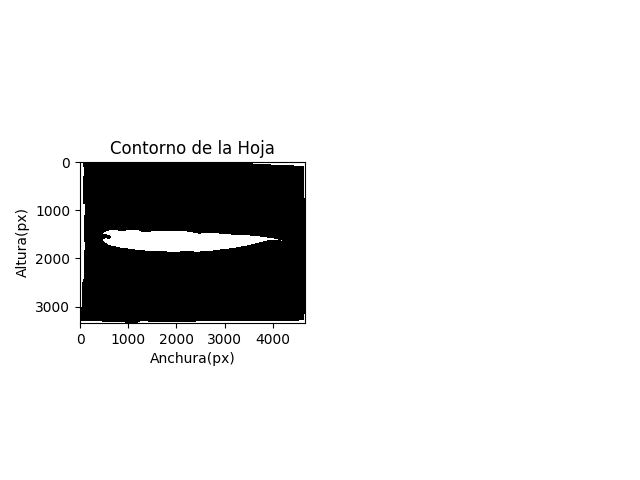
#> input picture contorno.png, 640 x 480 px; its folder holds only this picture in this run
$ python -i leaf.py   (imports and definitions only)
#> lines starting #> are read from the running program, lines starting #| are printed output that depends on the picture; after the words box and inside, x2 and y2 are one past the last pixel; in counts of white or black regions, pixels touching at a corner belong together
#> further down, picture is the input picture: shape (480, 640, 3); min 0, max 255, mean 225.8
import cv2
import numpy as np
import matplotlib.pyplot as plt
import os

def cerradura(bin_img, iterations):
    copy = bin_img.copy()
    kernel = np.ones((3,3), np.uint8)
    dilatacion = cv2.dilate(copy, kernel, iterations=iterations)
    erosion = cv2.erode(dilatacion, kernel, iterations=iterations)
    return erosion

def openning(bin_img, iterations):
    copy = bin_img.copy()
    kernel = np.ones((3,3), np.uint8)
    erosion = cv2.erode(copy, kernel, iterations=iterations)
    dilatacion = cv2.dilate(erosion, kernel, iterations=iterations)
    return dilatacion

def unsharp(image,K=0.6,blur_size=9):
#> called with K = 0.9, blur_size = 9
    smooth=cv2.GaussianBlur(image,(blur_size,blur_size),10)
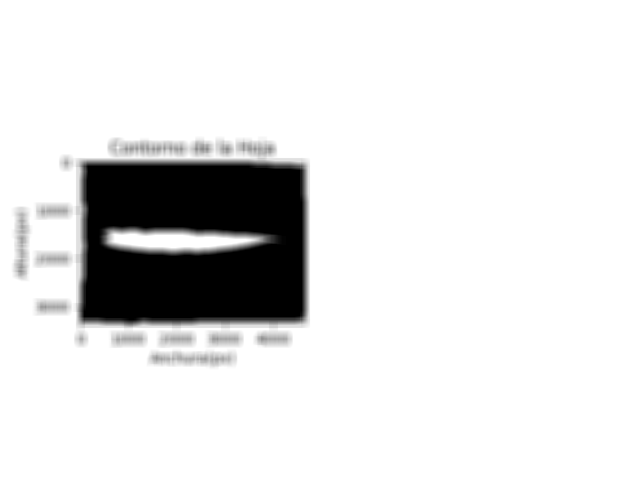
#> smooth: shape (480, 640, 3); min 0, max 255, mean 225.8
    g=cv2.addWeighted(image,1,smooth,-1,0)
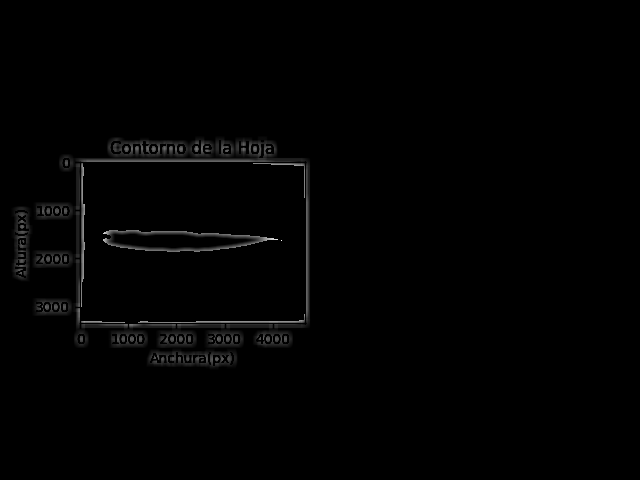
#> g: shape (480, 640, 3); min 0, max 248, mean 2.2
    return cv2.addWeighted(image,1,g,K,0) #sharp


def maxCountour(contornos):
    # Encontrar el contorno de mayor area
    area=0
    for cnt in contornos:
        t_area = cv2.contourArea(cnt)
        if (t_area > area):
            area = t_area
            cntMax = cnt
    return (area,cntMax)

def getArea(frame):
    frame=unsharp(frame,0.9)
    gray=cv2.cvtColor(frame,cv2.COLOR_BGR2GRAY)
    # Obtener el paper
    ret,tresh=cv2.threshold(gray,75,255,cv2.THRESH_BINARY)
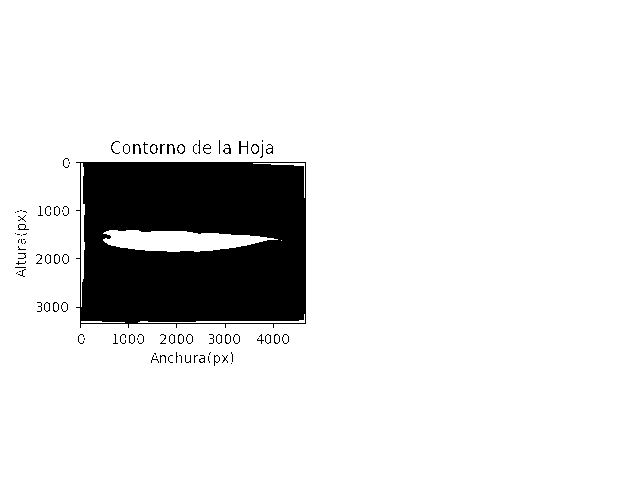
#> tresh: shape (480, 640); 88.7% white; 90 black regions (51 under 20 px), largest, box (x1, y1, x2, y2) and area: (76, 162, 306, 328) 33168, (239, 141, 248, 154) 45, (133, 144, 141, 154) 40
    opened=openning(tresh,6)
#> in openning, `erosion = cv2.erode(copy, kernel, iterations=iterations)`: erosion: shape (480, 640); 82.2% white; 1 black region, box (x1, y1, x2, y2) and area: (9, 134, 312, 372) 54799
#> in openning, `dilatacion = cv2.dilate(erosion, kernel, iterations=iterations)`:
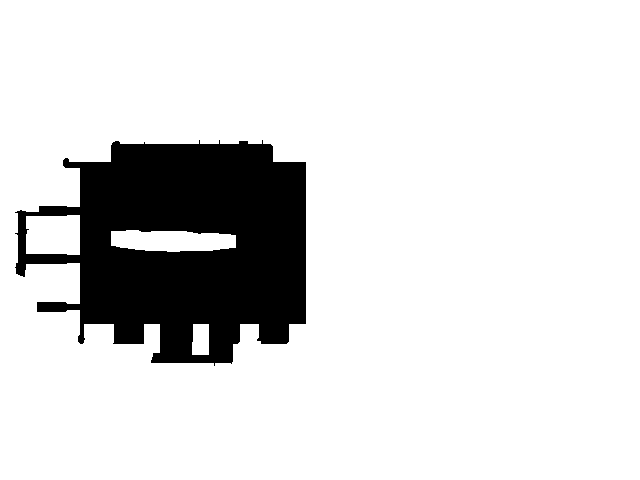
#> dilatacion: shape (480, 640); 85.9% white; 1 black region, box (x1, y1, x2, y2) and area: (15, 140, 306, 366) 43168

    # Obtener los contornos detectados en la imagen abierta
    contornos, jerarquia = cv2.findContours(opened, cv2.RETR_EXTERNAL, cv2.CHAIN_APPROX_SIMPLE)
#> contornos = [[[0, 0], [0, 479], [639, 479], [639, 0]]]; jerarquia = [[-1, -1, -1, -1]]

    areaPapel=0
    cntMax=None
    (areaPapel,cntMax)=maxCountour(contornos)
#> the loop in maxCountour, `for cnt in contornos:` made 1 pass
#> (t_area, area, cntMax) on pass 1: (306081, 306081, [[0, 0], [0, 479], [639, 479], [639, 0]])
#> after the loop in maxCountour, `for cnt in contornos:`: area = 306081
#> areaPapel = 306081; cntMax = [[0, 0], [0, 479], [639, 479], [639, 0]]

    tmp=np.copy(frame)
    cv2.drawContours(tmp, [cntMax], 0, (255,0,0), 10)
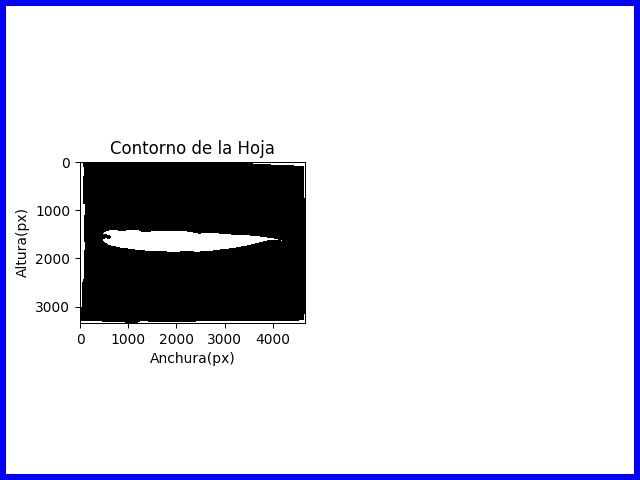
#> tmp: shape (480, 640, 3); mean of channels 0, 1, 2 225.9, 214.9, 214.9; drawn as B, G, R
    plt.subplot(121),plt.imshow(tmp)
    plt.title('Papel Delimitado')
    plt.xlabel('Anchura(px)')
    plt.ylabel('Altura(px)')
    plt.show()
    cv2.waitKey(0)

    leftmost = tuple(cntMax[cntMax[:,:,0].argmin()][0])
#> leftmost = (0, 0)
    rightmost = tuple(cntMax[cntMax[:,:,0].argmax()][0])
#> rightmost = (639, 479)
    topmost = tuple(cntMax[cntMax[:,:,1].argmin()][0])
#> topmost = (0, 0)
    bottommost = tuple(cntMax[cntMax[:,:,1].argmax()][0])
#> bottommost = (0, 479)
    print ((leftmost,topmost), (rightmost,bottommost))
#| ((0, 0), (0, 0)) ((639, 479), (0, 479))

    not_openend = cv2.bitwise_not(opened[topmost[1]:bottommost[1],leftmost[0]:rightmost[0]], cv2.COLOR_BGR2HSV)
    close=cerradura(not_openend,20)
#> in cerradura, `dilatacion = cv2.dilate(copy, kernel, iterations=iterations)`:
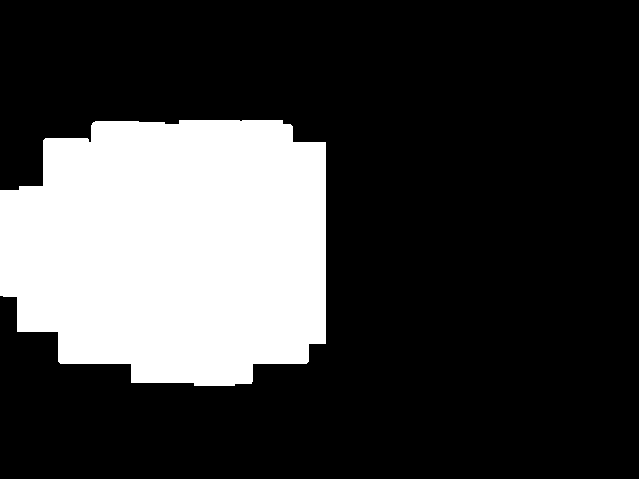
#> dilatacion: shape (479, 639); 24.3% white; 1 white region, box (x1, y1, x2, y2) and area: (0, 120, 326, 386) 74476
#> in cerradura, `erosion = cv2.erode(dilatacion, kernel, iterations=iterations)`:
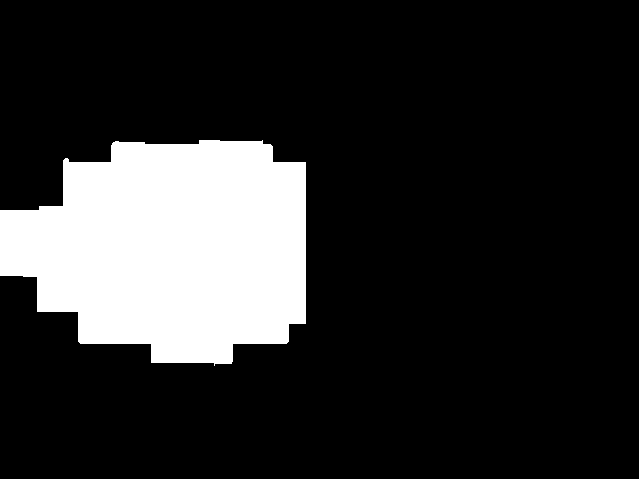
#> erosion: shape (479, 639); 17.4% white; 1 white region

    plt.subplot(121),plt.imshow(close, cmap='gray')
    plt.title('Contorno de la Hoja')
    plt.xlabel('Anchura(px)')
    plt.ylabel('Altura(px)')
    plt.show()
    cv2.waitKey(0)

    # Obtener los contornos detectados en la imagen abierta
    contornos, jerarquia = cv2.findContours(close, cv2.RETR_EXTERNAL, cv2.CHAIN_APPROX_SIMPLE)
#> contornos = 1 contour; box (x1, y1, x2, y2) and area: (0, 140, 306, 366) 52873

    areaHoja=0
    cntMax=None
    (areaHoja,cntMax)=maxCountour(contornos)
#> the loop in maxCountour (call 2), `for cnt in contornos:` made 1 pass
#> (t_area, area) on pass 1: (52873, 52873)
#> areaHoja = 52873; cntMax = contour of 67 points, box (x1, y1, x2, y2) (0, 140, 306, 366), area 52873

#> (the run stopped early here; a loop or call above may not have finished)

$ run again, on papel.png
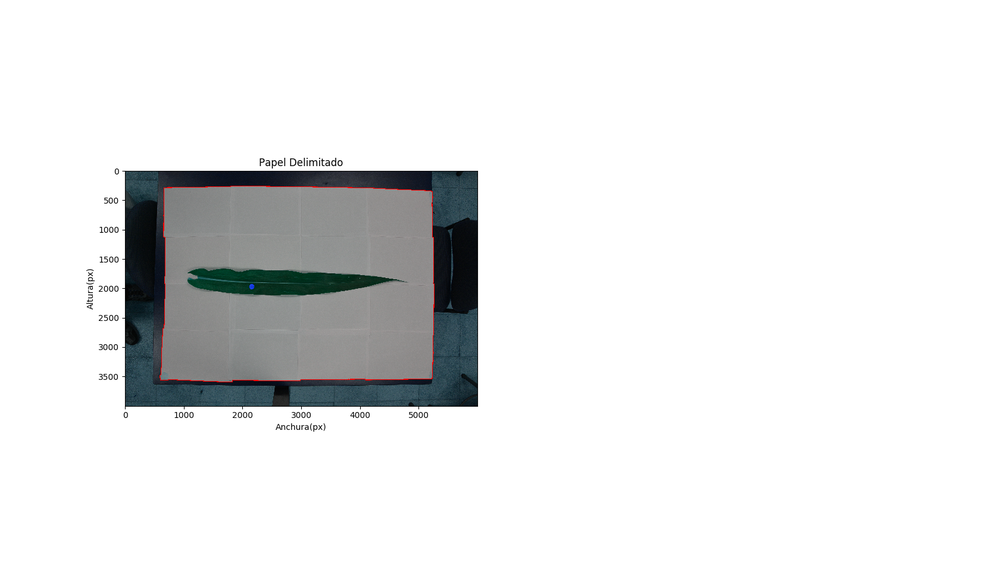
#> input picture papel.png, 1000 x 571 px, shrunk from 1680 x 959 before the run
#> picture is the input picture: shape (571, 1000, 3); mean B, G, R 232.3, 232.1, 231.2
#> tresh: shape (571, 1000); 94.6% white; 184 black regions (182 under 20 px), largest, box (x1, y1, x2, y2) and area: (125, 171, 478, 407) 27010, (188, 268, 399, 295) 3750
#> in getArea, `contornos, jerarquia = cv2.findContours(opened, cv2.RETR_EXTERNAL, cv2..`: contornos = [[[0, 0], [0, 570], [999, 570], [999, 0]]]; jerarquia = [[-1, -1, -1, -1]]
#> the loop in maxCountour, `for cnt in contornos:` made 1 pass
#> (t_area, area, cntMax) on pass 1: (569430, 569430, [[0, 0], [0, 570], [999, 570], [999, 0]])
#> after the loop in maxCountour, `for cnt in contornos:`: area = 569430
#> in getArea, `(areaPapel,cntMax)=maxCountour(contornos)`: cntMax = [[0, 0], [0, 570], [999, 570], [999, 0]]
#> in getArea, `cv2.drawContours(tmp, [cntMax], 0, (255,0,0), 10)`:
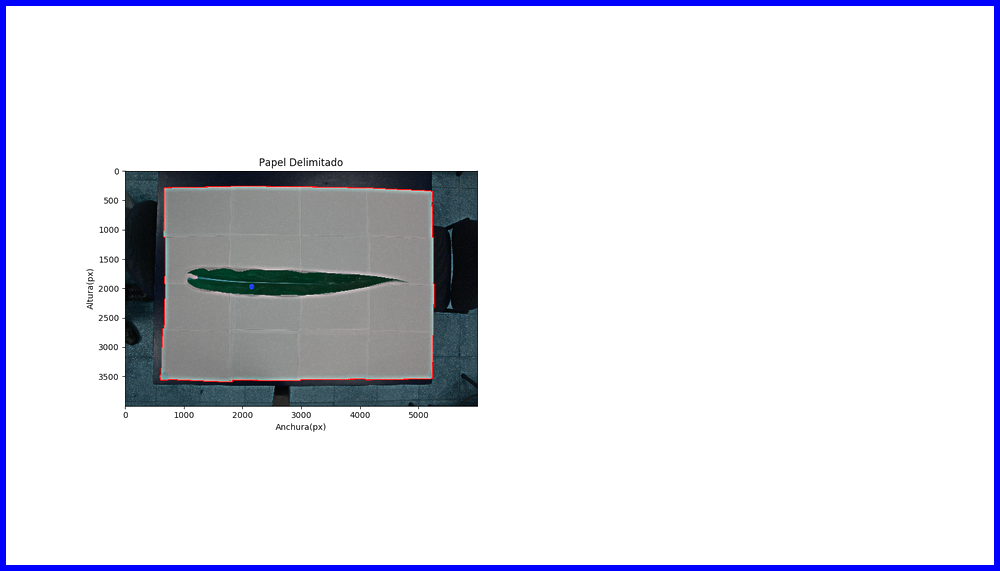
#> tmp: shape (571, 1000, 3); mean of channels 0, 1, 2 232.8, 224.2, 223.3; drawn as B, G, R
#> leftmost = (0, 0)
#> rightmost = (999, 570)
#> topmost = (0, 0)
#> bottommost = (0, 570)
#| ((0, 0), (0, 0)) ((999, 570), (0, 570))
#> not_openend: shape (570, 999); 6.5% white; 7 white regions (5 under 20 px), largest, box (x1, y1, x2, y2) and area: (87, 158, 478, 430) 32931, (188, 268, 399, 295) 3954
#> in cerradura, `erosion = cv2.erode(dilatacion, kernel, iterations=iterations)`:
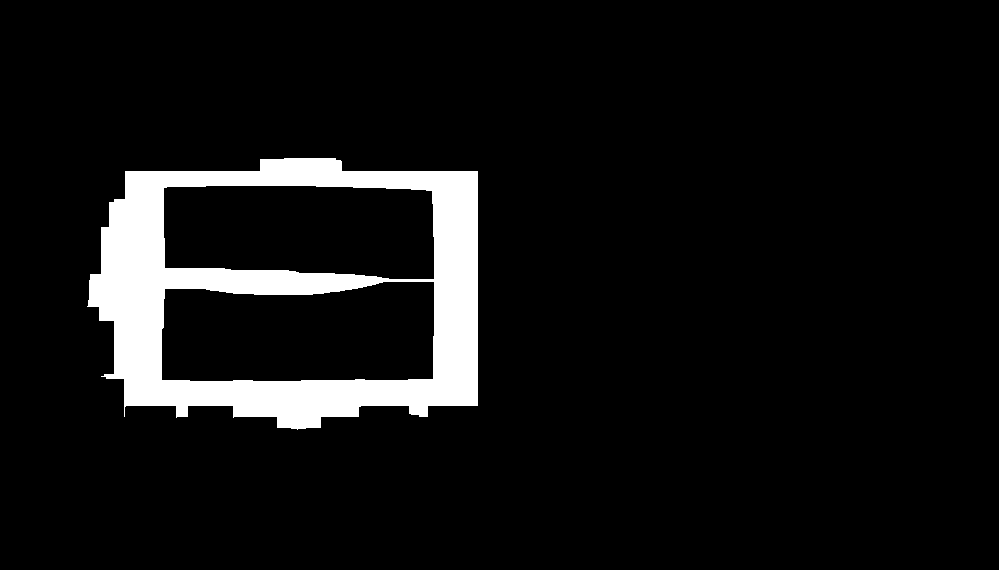
#> erosion: shape (570, 999); 7.5% white; 1 white region
#> in getArea, `contornos, jerarquia = cv2.findContours(close, cv2.RETR_EXTERNAL, cv2...`: contornos = 1 contour; box (x1, y1, x2, y2) and area: (87, 158, 478, 430) 89342
#> the loop in maxCountour (call 2), `for cnt in contornos:` made 1 pass
#> (t_area, area) on pass 1: (89342.5, 89342.5)
#> in getArea, `(areaHoja,cntMax)=maxCountour(contornos)`: areaHoja = 89342.5; cntMax = contour of 92 points, box (x1, y1, x2, y2) (87, 158, 478, 430), area 89342
